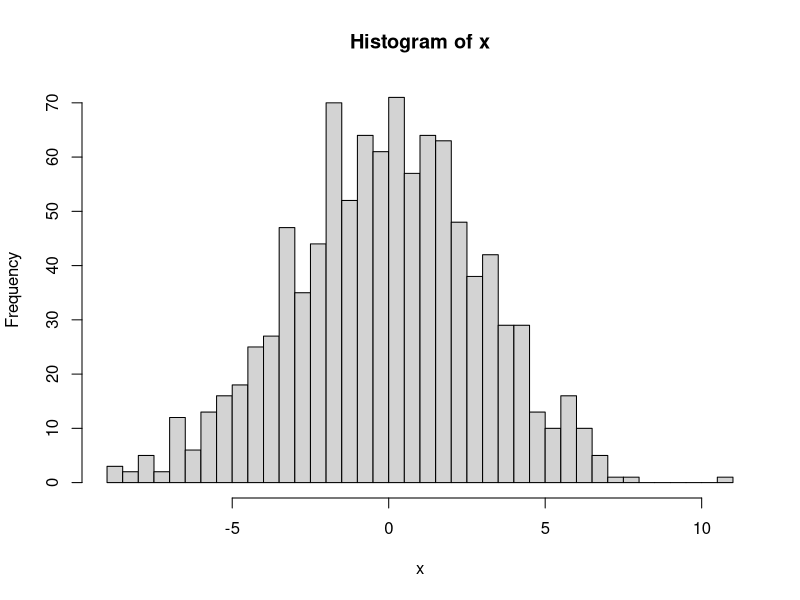
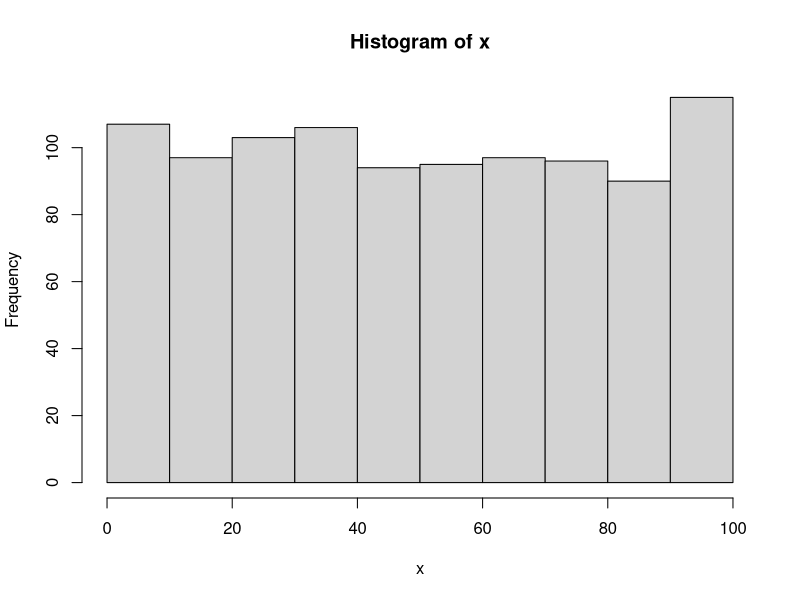
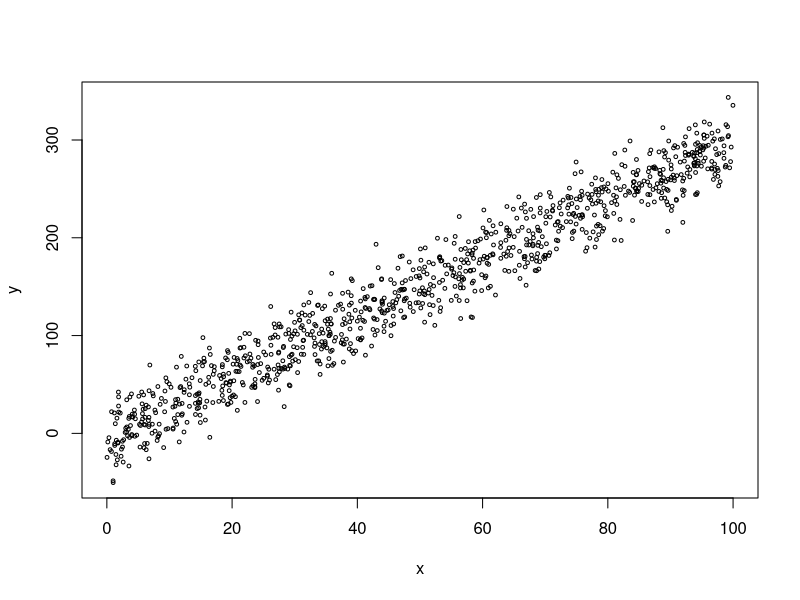

The R script that drew these images, in order:
#### create data and plots

x <- rnorm(n=1000, mean=0, sd=3)
hist(x, nclass=30)

#### linear regression y=mx+b+Ei
m <- 3
b <- -2
eps <- rnorm(1000,0,20)

x <- runif(1000,0,100)
y <- m*x+b+eps
hist(x)
plot(x, y, cex=0.5)
